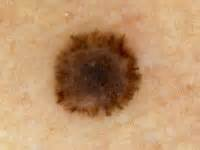
%> input picture test3.jpg, 200 x 150 px
$ octave --eval "result = bimodalHistMask(imread('test3.jpg'));"   (GNU Octave 9; MATLAB toolbox functions it lacks are replaced by stand-ins)
%> lines starting %> are read from the running program, lines starting %| are printed output that depends on the picture
### loaddirfun.m
function comp_paths = loaddirfun(varargin)
%% Function: loaddir
% Description: Loads appropriate research directories for the computer
% INPUTS ----------------------------------------------------------------
%
% OUTPUTS ---------------------------------------------------------------
% comp    Tries to find which computer is begin used based on the parent
%         directly of the "My Documents" folder. This assumes that the
%         default path upon statrtup of MATLAB is somewhere in the "My
%         Documents" folder
% dboxpath  Path of the dropbox folder (DOES NOT end in \)
% fpath     Path of the Data folder (ends in \)
% mtngpath  Latex folder -- needed for saving pngs to use in tex docs
% img_path  path of the Cu grid image used in ground truth registration
%           experiments
% cugridpath ''
% datapath  Mutual Information experimental data path (ends in \)
% sapath    Simmulated annealing experimental data path (ends in \)
% lafldr    laser ablation data folder (ends in \)
% mlabpath  MATLAB path where research scripts live (ends in \)
% antspath  Path of ANTS bin folder (DOES NOT end in \)
% EBfldr    Path of EB RGB brain images (DOES NOT end in \)
% dateyyyymmdd 6x1 double with datainfo
% dateyyyymmddstr string with data info
%
%  Date           Author            E-mail                      Version
%  11 Mar  2014   Amanda Gaudreau   amanda.gaudreau@gmail.com     0

set(0,'defaultfigurecolor','w','DefaultAxesFontSize',12,...'DefaultAxesFontWeight','bold','DefaultAxesLineStyleOrder','-|--|:|-.',...
  'DefaultLineLineWidth',2,... 'Defaultaxesposition','remove',...
  'defaultAxesFontName','Arial');

% comp = 'TENN1_000'; % MED comp %'ADGB'; % ThinkPad; %
currentfldr = cd;
Dpos = strfind(currentfldr,'Documents');
comp = currentfldr(strfind(currentfldr,'Users\')+6:Dpos-2);%'TENN1_000'; % MED comp %'ADGB'; % ThinkPad; %
dboxpath = strcat(currentfldr(1:Dpos-1),'Documents\Dropbox');
fpath = strcat(dboxpath,'\MADLab Research\Data\');
mtngpath = strcat(dboxpath,'\MADLab Research\Literature\Latex Citation Summary\');
img_path = strcat(dboxpath,'\MADLab Research\Data\Cugrid Images\Photos\12-3-27 G50 Copper Grid Black background3 1212.jpg');
cugridpath = strcat(dboxpath,'\MADLab Research\Data\Cugrid Images\Photos\12-3-27 G50 Copper Grid Black background3 1212.jpg');
datapath = strcat(dboxpath,'\MADLab Research\Data\Mutual Information\');
sapath = strcat(dboxpath,'\MADLab Research\Data\simanneal Experiments\');
lafldr = strcat(currentfldr(1:Dpos-1),'Documents\MADLab Data\LaserAblation\');
mdatapath = strcat(currentfldr(1:Dpos-1),'Documents\MADLab Data\');
dbEBexppath = strcat(fpath,'EB Experiments\');
EBexppath = strcat(mdatapath,'EB_Experiments\');
ivisfldr = strcat(EBexppath,'IVIS_EBFluor\');
mlabpath = strcat(dboxpath,'\MADLab Research\MATLAB\MIMSlib');
antspath = 'C:\Program Files (x86)\ANTS\bin';
EBfldr = strcat(EBexppath,'RGBmacroscopic');%strcat(fpath,'EB_brainimg');
rgbEBfldr = strcat(EBexppath,'RGBmacroscopic');%strcat(fpath,'EB_brainimg');
draperdata = strcat(mlabpath,'draper\data\');
serverMIMSpath = 'Z:\CBM\ICAPQ\ICAPQ_LaserAblation\';
dateyyyymmdd = datevec(now);
dateyyyymmddstr = sprintf('%d%02d%02d',dateyyyymmdd(1:3));

comp_paths.currentfldr = currentfldr;
comp_paths.Dpos = Dpos;
comp_paths.comp = comp;
comp_paths.dboxpath = dboxpath;
comp_paths.fpath = fpath;
comp_paths.mtngpath = mtngpath;
comp_paths.img_path = img_path;
comp_paths.cugridpath = cugridpath;
comp_paths.datapath = datapath;
comp_paths.sapath = sapath;
comp_paths.lafldr = lafldr;
comp_paths.mdatapath = mdatapath;
comp_paths.EBexppath = EBexppath;
comp_paths.dbEBexppath = dbEBexppath;
comp_paths.ivisfldr = ivisfldr;
comp_paths.mlabpath = mlabpath;
comp_paths.antspath = antspath;
comp_paths.EBfldr = EBfldr;
comp_paths.rgbEBfldr = rgbEBfldr;
comp_paths.draperdata = draperdata;
comp_paths.serverMIMSpath = serverMIMSpath;
comp_paths.dateyyyymmdd = dateyyyymmdd;
comp_paths.dateyyyymmddstr = dateyyyymmddstr;
end

### bimodalHistMask.m
function [Imask,varargout] = bimodalHistMask(I,varargin)
%% function: calibrationMask
% Description:
% Example:
% c = find(ismember(line_types,'brainHIPP'));
% tsuel = 'S_34';
% dmaskraw = getfield(d_div{c},tsuel);
% [~,~,dthmask] = auto_thresh(dmaskraw);
% % obj = gmdistribution.fit(dthmask(:),2);
% tissueMask = bimodalHistMask(dthmask,'Nmedfilter',3,'sqmask',0,'quantfrac',0.01,...
%   'nbins',50,'plotimgs',1,'fill',0,'close',1,'thupperI',0,'ncc',1);
%
% c = find(ismember(line_types,'Calib_5'));
% laoffel = 'C_13';
% dmaskraw = getfield(d_div{c},laoffel);
% [~,~,dthmask] = auto_thresh(dmaskraw);
% laoff = bimodalHistMask(dthmask,'Nmedfilter',1,'sqmask',0,'quantfrac',0.01,...
%   'nbins',50,'plotimgs',1,'fill',1,'close',1,'thupperI',0,'ncc',1);
%
% TO REPLICATE v1 behavior: set ----   'usenorm', 0
% INPUTS ----------------------------------------------------------------
% I:    Input image (M x N)
% varargin - 'PropertyName','PropertyValue'
%   • 'Imasks':   structure (see outputs) => if indicates, F/B segmentation
%   procedure will not be executed and the masks in the structure will be
%   used instead
%   • 'Nmedfilter': integer (best if odd) indicating the width of the median
%   filter used to smooth the data [DEFAULT = 9]
%   • 'nbins':  integer indicating how many histogram bins to use for
%   binning the data. IF nbins == 0, then unique values will be used
%   instead of a number of histogram bins [DEFAULT = 50]
%   • 'usenorm': logical indicating whether to use gmm algorithm or not
%   [DEFAULT = 1]
%   • 'minpnt': logical indicating whether threshold the data such that the
%   the value corresponds to the point with minimum bin occupancy (minimum
%   point in histogram) [DEFAULT = 0]
%   • 'Ngmm': number of components in gmm [DEFAULT = 2]
%   • 'plotimgs': logical indicating whether to plot images or not [DEFAULT = 0]
%   • 'saveimgs': logical indicating whether to save images or not [DEFAULT = 0]
%   • 'dataname': string indicating the data's label
%   • 'sqmask': logical indicating whether to square the mask or not
%   [DEFAULT = 0]
%   • 'fill': logical indicating whether to fill the mask or not [DEFAULT = 1]
%   • 'ncc': integer which indicates the number of connected components to
%   be enforced in the image [DEFAULT = [] --- no number enforced]
%
% OUTPUTS ---------------------------------------------------------------
% Imask:
% varargout
%   {1} structOut: Output structure with fields containing data used to
%   compute peak locations and threshold
%
%
%  Date           Author              E-mail                      Version
%   1 Apr  2015   Amanda Balderrama   amandagbalderrama@gmail.com     1
%   3 Apr  2015   Amanda Balderrama   amandagbalderrama@gmail.com     2
%     Estimate the GMM parameters & cut off the foreground intensity based
%     on
%  24 June 2015   Amanda Balderrama   amandagbalderrama@gmail.com     3
%  28 Sept 2015   Amanda Balderrama   amanda.gaudreau@gmail.com       4
%     For tissue foregound segementation, that case where the element
%     approximates an exponential well is considered

compdir = loaddirfun;

PropertyNames = lower(varargin(1:2:length(varargin)));
%> PropertyNames = {}
PropertyVal = varargin(2:2:length(varargin));
%> PropertyVal = {}

if strmatch('plotimgs',PropertyNames)
  plotimgs = PropertyVal{strmatch('plotimgs',PropertyNames)};
else
  plotimgs = 0;
end

if strmatch('axh',PropertyNames)
  ah = PropertyVal{strmatch('axh',PropertyNames)};
else
  ah = [];
end

if strmatch('figh',PropertyNames)
  fh = PropertyVal{strmatch('figh',PropertyNames)};
else
  fh = [];
end

if strmatch('saveimgs',PropertyNames)
  saveimgs = PropertyVal{strmatch('saveimgs',PropertyNames)};
else
  saveimgs = 0;
end

if strmatch('sqmask',PropertyNames)
  sqMask = PropertyVal{strmatch('sqmask',PropertyNames)};
else
  sqMask = 0;
end

if strmatch('quantfrac',PropertyNames) % quantile fraction
  qth = PropertyVal{strmatch('quantfrac',PropertyNames)};
else
  qth = 0.05;
end

if strmatch('nbins',PropertyNames)
  nbins = PropertyVal{strmatch('nbins',PropertyNames)};
else
  nbins = 50;
end

if strmatch('usenorm',PropertyNames)
  usenorm = PropertyVal{strmatch('usenorm',PropertyNames)};
else
  usenorm = 1;
end

if strmatch('minpnt',PropertyNames)
  minpnt = PropertyVal{strmatch('minpnt',PropertyNames)};
else
  minpnt = 0;
end

if strmatch('ngmm',PropertyNames)
  k = PropertyVal{strmatch('ngmm',PropertyNames)};
else
  k = 2;
end

if strmatch('fill',PropertyNames)
  maskfill = PropertyVal{strmatch('fill',PropertyNames)};
else
  maskfill = 1;
end

if strmatch('close',PropertyNames)
  maskclose = PropertyVal{strmatch('close',PropertyNames)};
else
  maskclose = 0;
end

if strmatch('ncc',PropertyNames)
  numcc = PropertyVal{strmatch('ncc',PropertyNames)};
else
  numcc = [];
end

if strmatch('nmodes',PropertyNames)
  npks = PropertyVal{strmatch('nmodes',PropertyNames)};
else
  npks = 2;
end

if strmatch('thupperI',PropertyNames)
  thupperI = PropertyVal{strmatch('thupperI',PropertyNames)};
else
  thupperI = 0;
end

if strmatch('dataname',PropertyNames)
  fname = PropertyVal{strmatch('dataname',PropertyNames)};
else
  fname = '';
end

ubins = unique(I(:));
%> ubins = 242 values from 0 to 241
if nbins && length(ubins) > nbins
  [hcnts,xcnts] = hist(I(:),nbins);
%> hcnts = 50 values, max 4880 at index 44, min 15 at index 50, mean 1800; xcnts = 50 values from 2.41 to 238.6
else
  xcnts = ubins;
  hcnts = hist(I(:),xcnts);
end

if strmatch('nmed',PropertyNames)
  nMF = PropertyVal{strmatch('nmed',PropertyNames)};
else
  nMF = max([length(hcnts)/20,3]);
%> nMF = 3
end

MFUcnts = medfilt1(hcnts,nMF);
%> MFUcnts = 50 values, max 4285 at index 45, min 15 at index 50, mean 1785.5
[M,N] = size(I);
%> M = 150; N = 600

%-----------------------------------------
% Visualization of histogram
if plotimgs
  if isempty(fh)
    fh = figure('name',fname);
  end
  plot(xcnts,[hcnts;MFUcnts]'); hold on; axis tight;
  xlabel('counts');
  ylabel('# occurrences in image');
  title(sprintf('%s pixel count distribution',strrep(fname,'_','\_')))
end
%-----------------------------------------

%-----------------------------------------
% Determine whether there are peaks in the histogram -- detect whether it's
% more of an exponential decay shape
%-----------------------------------------

if length(MFUcnts) == npks
  ppindord = [1:npks];
  pkpos = [1:npks];
  pkval = MFUcnts(1:npks);
  upperIco = xcnts(end);
  lowerIco = mean(xcnts);
else
  [pks,pind] = findpeaks(MFUcnts);
%> pks = [971 1036 3373 3570 3900 4285]; pind = [7 21 26 28 36 45]
  if isempty(pks) % this occurs if the only peak is the peak at the beginning of the histogram
    pks = [MFUcnts(1),MFUcnts(end)];
    pind = [1,length(MFUcnts)];
  else
    pks = [MFUcnts(1),pks(:)'];
%> pks = [343 971 1036 3373 3570 3900 4285]
    pind = [1,pind(:)'];
%> pind = [1 7 21 26 28 36 45]
    %pind = pind - 1;
  end

  [pksord,indord] = sort(pks,'descend');
%> pksord = [4285 3900 3570 3373 1036 971 343]; indord = [7 6 5 4 3 2 1]
  if length(pksord) > (npks + 1)
    % This code block identifies regions to "clump" together
    keepi = 1;
    nvalid = 0;
    dpks = abs(diff(pind(indord)));%diff(pksord);
%> dpks = [9 8 2 5 14 6]
    pntco = 5;
    for di = 1:(length(pind)-1)
      ph = pksord(di:di+1);
      piends = [pind(indord(di+1)), pind(indord(di))];
      dpi = abs(diff(piends));
      if abs(dpi) < pntco && nvalid < npks
        btwi = min(piends):max(piends);
        mv = min(MFUcnts(btwi));
        if mv < min(ph)*0.5
          keepi = [keepi,di+1];
          nvalid = nvalid + 1;
        elseif ismember(di,keepi)
          pksord(di+1) = pksord(di);
          indord(di+1) = indord(di);
        end
      else
        keepi = [keepi,di+1];
        nvalid = nvalid + 1;
      end
    end
%> this loop made 6 passes
%> (ph, piends, dpi, keepi) on passes 1 to 6: ([4285 3900], [36 45], 9, [1 2]), ([3900 3570], [28 36], 8, [1 2 3]), ([3570 3373], [26 28], 2, [1 2 3 4]), ([3373 1036], [21 26], 5, [1 2 3 4 5]), ([1036 971], [7 21], 14, [1 2 3 4 5 6]), ([971 343], [1 7], 6, [1 2 3 4 5 6 7])
    dpks_large = keepi;
%> dpks_large = [1 2 3 4 5 6 7]
  elseif MFUcnts(1) < min(pks) && length(pksord) > npks
    dpks_large = 2:length(pksord);%1: npks;%
  else
    dpks_large = 1:npks;
  end

  if length(dpks_large) < npks
    dpks_large = 1:npks;
  end
  ipnts = [0,dpks_large(1:npks)];
%> ipnts = [0 1 2]
  % pkpos = [pind(indord(1:ipnts(1))),pind(indord(ipnts(1)+1:ipnts(2)))
  pkpos = zeros(1,npks);
  pkval = zeros(1,npks);
  if length(pind) == npks
    for i = 1:npks
      pkpos(i) = pind(  indord(  ipnts(i+1 )  )  );
      pkval(i) = pks(indord(ipnts(i+1)));
      %pkpos(i) = round(mean(pind(indord((ipnts(i)+1):ipnts(i+1)))));
      %pkval(i) = mean(pks(indord((ipnts(i)+1):ipnts(i+1))));
    end
  else
    for i = 1:npks
      pkpos(i) = pind(  indord(  ipnts(  min([i+1,length(pind)])  )  )  );
      pkval(i) = pks(indord(ipnts(min([i+1,length(pind)]))));
      %pkpos(i) = round(mean(pind(indord((ipnts(i)+1):ipnts(i+1)))));
      %pkval(i) = mean(pks(indord((ipnts(i)+1):ipnts(i+1))));
    end
%> after the loop, pkpos = [45 36]; pkval = [4285 3900]
  end

  [ppord,ppindord] = sort(pkpos,'ascend');
%> ppord = [36 45]; ppindord = [2 1]
  if any(diff(ppord) <= 1 )
    closeind = [1,find(diff(ppord) ~= 1)+1];
    pkpos = pkpos(closeind);
    [ppord,ppindord] = sort(pkpos,'ascend');
  end

  pkpos1 = pkpos(ppindord(1));
%> pkpos1 = 36
  pkval1 = pkval(ppindord(1));
%> pkval1 = 3900
  if length(ppindord) < 2
    lowerIco = pkval1;
    upperIco = pkval1 + abs(diff(xcnts(1:2)));
  else
    pkpos2 = pkpos(ppindord(2));
%> pkpos2 = 45
    pkval2 = pkval(ppindord(2));
%> pkval2 = 4285
    Ival1 = xcnts(pkpos1);
%> Ival1 = 171.1
    Ival2 = xcnts(pkpos2);
%> Ival2 = 214.5
    if plotimgs
      ylim([0,pkval2*1.5])
      plot(xcnts([pkpos1;pkpos1]),[0,pkval1],':k')
      plot(xcnts([pkpos2;pkpos2]),[0,pkval2],':k')
    end

    if qth && ~usenorm
      cntco = 0;
    else
      [cntco,bestind] = min(MFUcnts(pkpos1:pkpos2));
%> cntco = 1950; bestind = 5
    end
    TFvec = MFUcnts(pkpos1:pkpos2) <= cntco;
%> TFvec = [false false false false true true false false false false]
    medbtwnval = median(MFUcnts(pkpos1:pkpos2));
%> medbtwnval = 3385.5
    % [8 lines of commented-out code are left out]

    if plotimgs
      hco = plot([xcnts(1),xcnts(end)],[cntco,cntco],'--r');
      htf = plot(xcnts(pkpos1:pkpos2),abs(TFvec-1).*pkval2,'g');
    end

    if minpnt
      lowerIco = xcnts(bestind+pkpos1-1);
    elseif usenorm
      if qth <= 0
        qth = 0.01;
      end
      ccTF.NumObjects = 5;
      qth = qth - 0.01;
      while ccTF.NumObjects > 1 && qth < 0.25 && qth >= 0
        qth = qth + 0.01;
        % [8 lines of commented-out code are left out]
        Itsu = I(I > xcnts(bestind+pkpos1-1));
        mu = mean(Itsu(:));
        sig = std(Itsu(:));
        lowerIco = max(norminv(qth,mu,sig),xcnts(bestind+pkpos1-1));
        [val,coind] = min(abs(xcnts - lowerIco));
        cntco = MFUcnts(coind);
        TFvec = MFUcnts(pkpos1:pkpos2) <= cntco;
        upperIco = norminv(1-qth,mu,sig);
        if plotimgs
          delete(hco)
          delete(htf)
          if exist('hN')
            delete(hN)
          end
          %hco = plot([0;length(xcnts)],[cntco,cntco],'--r');
          hco = plot(xcnts([1,end]),[cntco,cntco],'--r');
          htf = plot(xcnts(pkpos1:pkpos2),abs(TFvec-1).*pkval2,'g');
          Isp = round((upperIco - lowerIco)/100);
          xN = lowerIco:Isp:upperIco;
          yN = normpdf(xN,mu,sig);
          hN = plot(xN,(yN./max(yN)).*pkval2,'m');
        end
        ccTF = bwconncomp(TFvec);
        if cntco > medbtwnval*5 && medbtwnval > 0 || sum(TFvec) == length(TFvec)
          ccTF.NumObjects = 5;
          qth = qth - 0.011;
        end
      end
%> this loop made 1 pass
%> (mu, sig, lowerIco, val, coind, cntco, TFvec, upperIco) on pass 1: (211.4, 9.15, 196.4, 1.17, 41, 1950, [false false false false true true false false false false], 226.5)
%> after the loop, ccTF.NumObjects = 1; qth = 0.05
    else
      if qth
        ccTF.NumObjects = 5;
        while ccTF.NumObjects > 1 && qth < 0.25
          qth = qth + 0.01;
          cntco = quantile(MFUcnts(pkpos1:pkpos2),qth);
          TFvec = MFUcnts(pkpos1:pkpos2) <= cntco;
          if plotimgs
            delete(hco)
            delete(htf)
            %hco = plot([0;length(xcnts)],[cntco,cntco],'--r');
            hco = plot(xcnts([1,end]),[cntco,cntco],'--r');
            htf = plot(xcnts(pkpos1:pkpos2),abs(TFvec-1).*pkval2,'g');
          end
          ccTF = bwconncomp(TFvec);
        end
        if plotimgs
          if saveimgs
            export_fig(strcat(cdir.mtngpath,fname,'_photodist'),'-png');
          end
          close(fh);
        end
      end
      TFveci = find(MFUcnts(pkpos1:pkpos2) <= cntco);
      bestind = TFveci(1)+pkpos1; %bestind + pkpos1;%TFveci(end)+pkpos1;% TFveci(round(length(TFveci)/2))+pkpos1; %
      lowerIco = mean(xcnts(TFveci+pkpos1-1));% mean([xcnts(bestind),xcnts(pkpos1)]);%UI(bestind);

      TFveci = find(MFUcnts(pkpos2+1:end) <= 2);
      if isempty(TFveci)
        TFveci = length(MFUcnts);
      end
      bestind = TFveci(1)+(pkpos2+1);
      upperIco = xcnts(end);% xcnts(bestind); %---> Upper and lower intensity cut offs are found and applied to the image
    end
  end
end

if ~thupperI
  upperIco = max(I(:));
%> upperIco = 241
end

structOut.histcnts = hcnts;
%> structOut.histcnts has the same summary as hcnts
structOut.histcntsMF = MFUcnts;
%> structOut.histcntsMF has the same summary as MFUcnts
structOut.histbins = xcnts;
%> structOut.histbins = 50 values from 2.41 to 238.6
structOut.upperCO = upperIco;
%> structOut.upperCO = 241
structOut.lowerCO = lowerIco;
%> structOut.lowerCO = 196.4
structOut.peakI = xcnts(pkpos(ppindord));
%> structOut.peakI = [171.1 214.5]
structOut.peakhistval = pkval(ppindord);
%> structOut.peakhistval = [3900 4285]

%====================================================
% Uses a variety of morphological operations to create final tissue
% mask(fill, then open)
%====================================================
maskev = zeros(size(I));
Pmask0 = I > lowerIco & I <= upperIco;
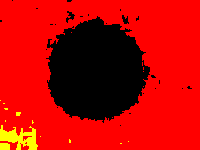
%> Pmask0: size 150x200x3 logical; mean R, G, B 0.732, 0.0207, 0
if ~isempty(numcc)
  ccinfo = bwconncomp(Pmask0);
  lencc = cellfun(@(x) length(x),ccinfo.PixelIdxList);
  [valLen,ccind] = max(lencc);
  Pmask0 = false(size(Pmask0));
  Pmask0(ccinfo.PixelIdxList{ccind}) = true;
end

if maskfill
  Pmaskfull = imfill(Pmask0,'holes');
else
  Pmaskfull = Pmask0;
end

se = strel('disk',2,4);
if maskclose
  Pmaskfull = imclose(Pmaskfull,se);
end
% figure; imagesc(I); hold on; contour(Pmaskfull,[0,0],'w')
% figure; imagesc(Pmaskfull);
% figure; plot(sum(Pmaskfull))
if sqMask
  rowsum = sum(Pmaskfull');
  colsum = sum(Pmaskfull);
  maskrows = find(rowsum >= median(rowsum)*.9);
  maskcol = find(colsum >= length(maskrows)*.9);
  Imask = false(size(Pmaskfull));
  Imask(maskrows,maskcol) = Pmaskfull(maskrows,maskcol);
else
  Imask = Pmaskfull;
end
% figure; imagesc(Imask)

varargout{1} = structOut;
end
